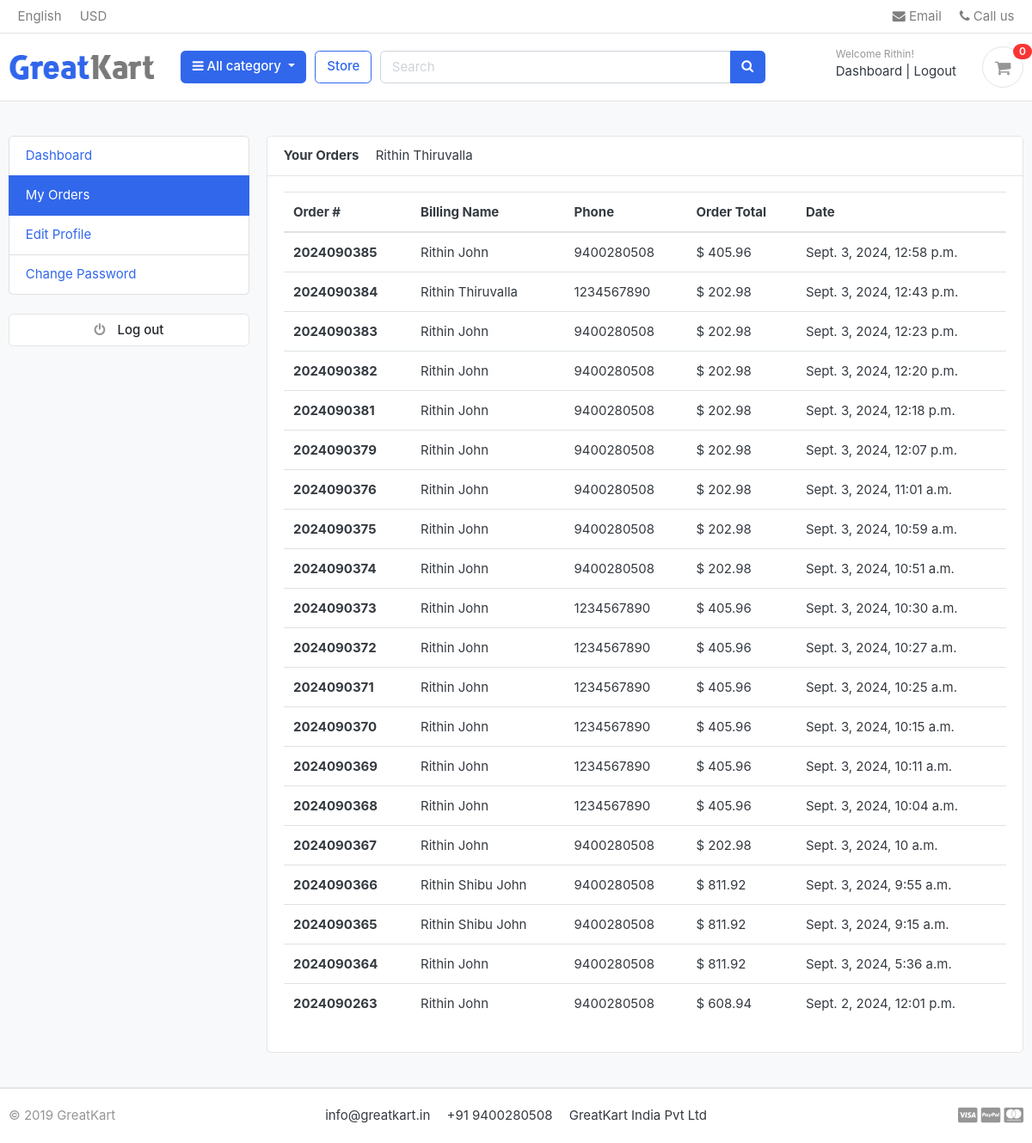
/accounts/my_orders/ (signed in), run on an earlier commit of the app's database.
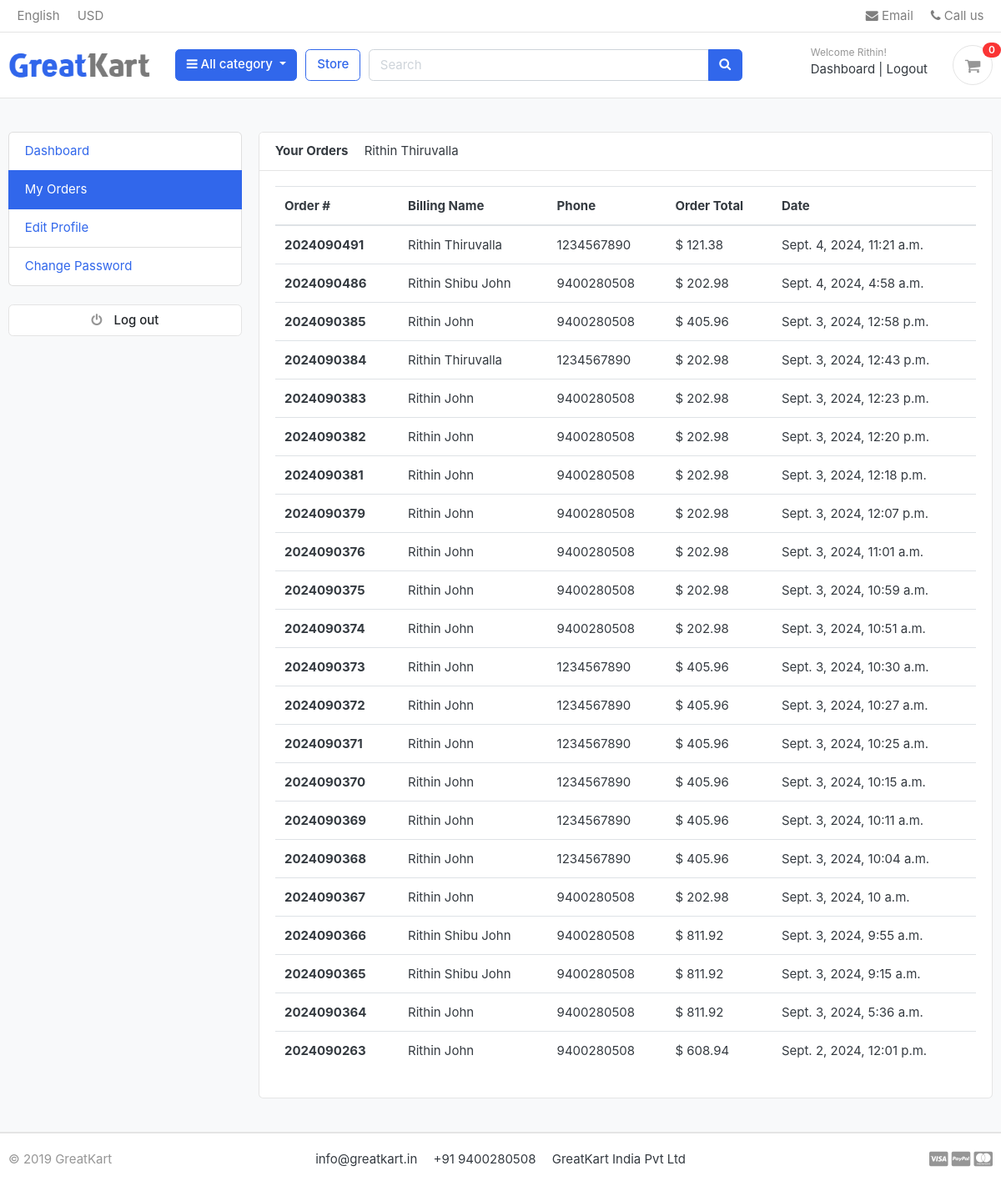
And on a later commit of the database.
### orders/models.py (models this page shows, shortened)
class Order(models.Model):
    STATUS = (
        ('New', 'New'),
        ('Accepted', 'Accepted'),
        ('Completed', 'Completed'),
        ('Cancelled', 'Cancelled'),
    )
    user = models.ForeignKey(Account, on_delete=models.SET_NULL, null=True)
    payment = models.ForeignKey(Payment, on_delete=models.SET_NULL, blank=True, null=True)
    order_number = models.CharField(max_length=20)
    first_name = models.CharField(max_length=50)
    last_name = models.CharField(max_length=50)
    phone = models.CharField(max_length=15)
    email = models.EmailField(max_length=50)
    address_line_1 = models.CharField(max_length=50)
    address_line_2 = models.CharField(max_length=50, blank=True)
    country = models.CharField(max_length=50)
    state = models.CharField(max_length=50)
    city = models.CharField(max_length=50)
    order_note = models.CharField(max_length=100, blank=True)
    order_total = models.FloatField()
    tax = models.FloatField()
    status = models.CharField(max_length=10, choices=STATUS, blank=True)
    ip = models.CharField(blank=True, max_length=20)
    is_ordered = models.BooleanField(default=False)
    created_at = models.DateTimeField(auto_now_add=True)
    updated_at = models.DateTimeField(auto_now=True)
    def full_name(self):
        return f'{self.first_name} {self.last_name}'

### accounts/views.py (the view)
# urls.py: path('my_orders/', views.my_orders, name='my_orders'),
def my_orders(request):
    orders = Order.objects.filter(user=request.user, is_ordered=True).order_by('-created_at')
    context = {
        'orders':orders,
    }
    return render(request, 'accounts/my_orders.html',context)

### accounts/models.py (called while the page is built)
    def full_name(self):
        return f'{self.first_name} {self.last_name}'

### carts/context_processor.py (called while the page is built)
def counter(request):
    cart_count = 0
    if 'admin' in request.path:
        return {}
    else:
        try:
            cart = Cart.objects.filter(cart_id=_cart_id(request))
            if request.user.is_authenticated:
                cart_items = CartItem.objects.all().filter(user=request.user)
            else:
                cart_items = CartItem.objects.all().filter(cart=cart[:1])
            for cart_item in cart_items:
                cart_count +=  cart_item.quantity
        except Cart.DoesNotExist:
            cart_count = 0
    return dict(cart_count=cart_count)

### carts/views.py (called while the page is built)
def _cart_id(request):
    cart = request.session.session_key
    if not cart:
        cart = request.session.create()
    return cart

### category/context_processors.py (called while the page is built)
def menu_links(request):
    links = Category.objects.all()
    return dict(links=links)

### category/models.py (called while the page is built)
    def get_url(self):
        return reverse('products_by_category', args=[self.slug])

### templates/accounts/my_orders.html (shortened to what this page needs)
{% extends 'base.html' %}
{% load static %}
{% block content %}
<section class="section-conten padding-y bg">
    <div class="container">
        <div class="row">
        {% include 'includes/dashboard_sidebar.html' %}
        <main class="col-md-9">
            <article class="card">
            <header class="card-header">
                <strong class="d-inline-block mr-3">Your Orders</strong>
                <span>{{user.full_name}}</span>
            </header>
            <div class="card-body">
                <div class="row">
                <div class="col-md-12">
                    <table class="table table-hover">
                        <thead>
                          <tr>
                            <th scope="col">Order #</th>
                            <th scope="col">Billing Name</th>
                            <th scope="col">Phone</th>
                            <th scope="col">Order Total</th>
                            <th scope="col">Date</th>
                          </tr>
                        </thead>
                        <tbody>
                            {% for order in orders %}
                          <tr>
                            <th scope="row">{{order.order_number}}</th>
                            <td>{{order.full_name}}</td>
                            <td>{{order.phone}}</td>
                            <td>$ {{order.order_total}}</td>
                            <td>{{order.created_at}}</td>
                          </tr>
                          {% endfor %}
                        </tbody>
                      </table>
                </div>
                </div>
            </div>
            </article>
        </main>
    </div>
    </div>
    </section>
{% endblock %}

What changed in the data, as far as the page shows it:
added Order: order_number "2024090491", full_name "Rithin Thiruvalla", phone "1234567890", order_total "121.38", created_at "Sept. 4, 2024, 11:21 a.m."
added Order: order_number "2024090486", full_name "Rithin Shibu John", phone "9400280508", order_total "202.98", created_at "Sept. 4, 2024, 4:58 a.m."
